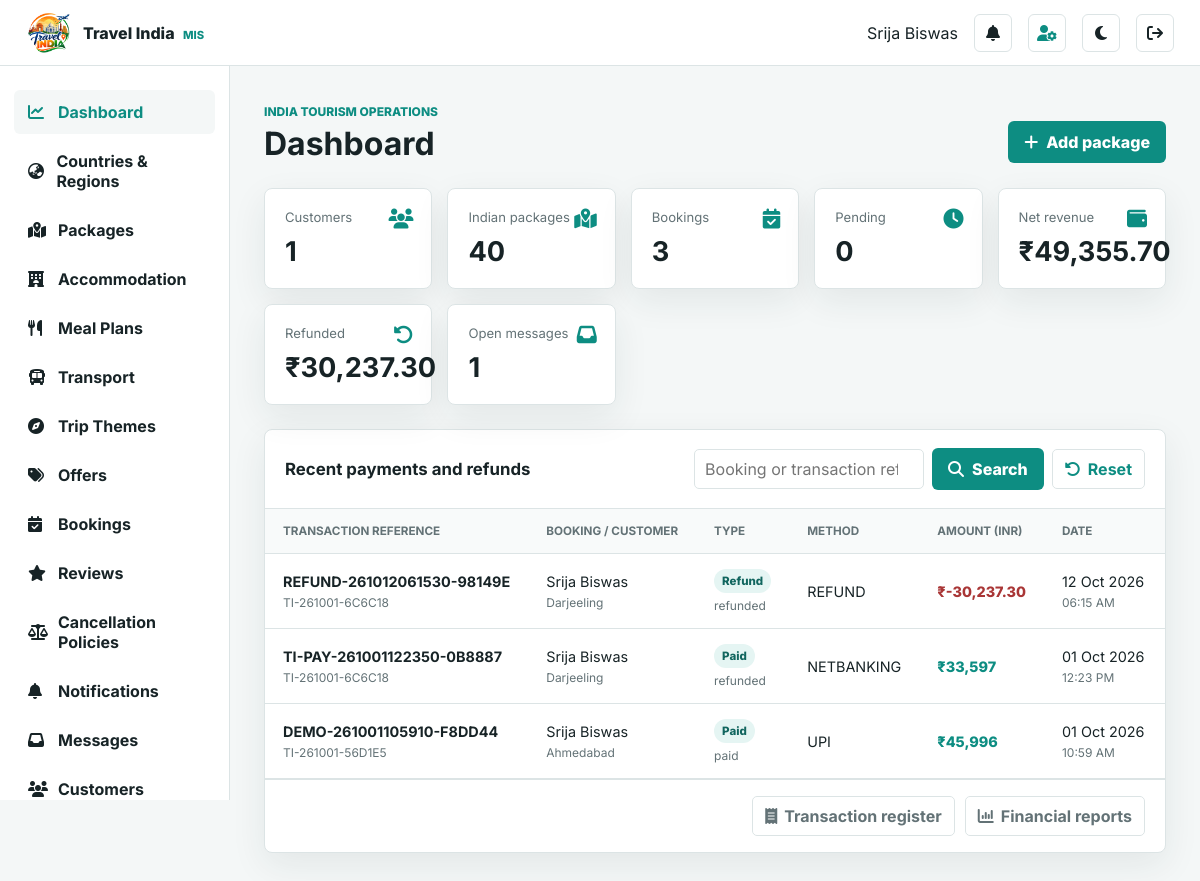
The page /admin/index.php (signed in) on the database its author committed.
### tables this page shows
CREATE TABLE `payments` (
  `id` int NOT NULL AUTO_INCREMENT,
  `booking_id` int NOT NULL,
  `amount` decimal(10,2) NOT NULL,
  `method` varchar(50) NOT NULL DEFAULT 'manual',
  `transaction_reference` varchar(100) DEFAULT NULL,
  `status` varchar(30) NOT NULL DEFAULT 'pending',
  `created_at` timestamp NOT NULL DEFAULT CURRENT_TIMESTAMP,
  PRIMARY KEY (`id`),
  KEY `booking_id` (`booking_id`)
);

CREATE TABLE `bookings` (
  `id` int NOT NULL AUTO_INCREMENT,
  `from_date` date NOT NULL,
  `to_date` date NOT NULL,
  `destination` varchar(255) NOT NULL,
  `hotel` varchar(255) NOT NULL,
  `people` int NOT NULL,
  `customer_name` varchar(500) NOT NULL,
  `created_at` timestamp NOT NULL DEFAULT CURRENT_TIMESTAMP,
  `booking_reference` varchar(24) DEFAULT NULL,
  `user_email` varchar(500) DEFAULT NULL,
  `package_id` int DEFAULT NULL,
  `hotel_id` int DEFAULT NULL,
  `status` varchar(30) NOT NULL DEFAULT 'pending',
  `total_amount` decimal(10,2) NOT NULL DEFAULT '0.00',
  `payment_status` varchar(30) NOT NULL DEFAULT 'unpaid',
  `customer_note` text,
  `trip_category` varchar(30) NOT NULL DEFAULT 'family',
  `admin_note` text,
  `updated_at` timestamp NOT NULL DEFAULT CURRENT_TIMESTAMP ON UPDATE CURRENT_TIMESTAMP,
  `package_unit_price` decimal(10,2) NOT NULL DEFAULT '0.00',
  `base_amount` decimal(10,2) NOT NULL DEFAULT '0.00',
  `offer_id` int DEFAULT NULL,
  `offer_name` varchar(160) DEFAULT NULL,
  `offer_code` varchar(50) DEFAULT NULL,
  `discount_type` varchar(20) DEFAULT NULL,
  `discount_value` decimal(10,2) NOT NULL DEFAULT '0.00',
  `discount_amount` decimal(10,2) NOT NULL DEFAULT '0.00',
  `hotel_surcharge_per_traveller` decimal(10,2) NOT NULL DEFAULT '0.00',
  `hotel_surcharge_total` decimal(10,2) NOT NULL DEFAULT '0.00',
  `meal_plan_id` int DEFAULT NULL,
  `meal_plan_name` varchar(80) NOT NULL DEFAULT 'Standard meals (included)',
  `meal_surcharge_per_traveller` decimal(10,2) NOT NULL DEFAULT '0.00',
  `meal_surcharge_total` decimal(10,2) NOT NULL DEFAULT '0.00',
  `trip_theme` varchar(30) NOT NULL DEFAULT 'leisure',
  `customer_hidden_at` timestamp NULL DEFAULT NULL,
  PRIMARY KEY (`id`),
  UNIQUE KEY `booking_reference_unique` (`booking_reference`)
);

### security.php (called while the page is built, shortened)
<?php
function e(mixed $value): string { return htmlspecialchars((string)$value, ENT_QUOTES, 'UTF-8'); }
function inr(mixed $amount): string
{
    $number = number_format((float)$amount, 2, '.', '');
    [$whole, $decimal] = explode('.', $number);
    $lastThree = substr($whole, -3);
    $rest = substr($whole, 0, -3);
    if ($rest !== '') $lastThree = preg_replace('/\B(?=(\d{2})+(?!\d))/', ',', $rest) . ',' . $lastThree;
    return '₹' . $lastThree . ($decimal === '00' ? '' : '.' . $decimal);
}

### admin/index.php (the view)
<?php
require_once '_bootstrap.php';require_admin_permission('dashboard.view');$db=admin_db();$metrics=[];
foreach(['customers'=>'SELECT COUNT(*) n FROM users','packages'=>"SELECT COUNT(*) n FROM packages WHERE status='published'",'bookings'=>'SELECT COUNT(*) n FROM bookings','pending'=>"SELECT COUNT(*) n FROM bookings WHERE status='pending'",'revenue'=>"SELECT COALESCE(SUM(amount),0) n FROM payments WHERE status IN ('paid','refunded')",'refunds'=>"SELECT COALESCE(SUM(-amount),0) n FROM payments WHERE status='refunded'",'messages'=>"SELECT COUNT(*) n FROM message WHERE status='open'"] as $key=>$sql)$metrics[$key]=$db->query($sql)->fetch_assoc()['n'];
$search=trim($_GET['q']??'');$where='';$params=[];if($search!==''){$where='WHERE b.booking_reference LIKE ? OR p.transaction_reference LIKE ? OR b.customer_name LIKE ?';$term='%'.$search.'%';$params=[$term,$term,$term];}$recent=$db->execute_query("SELECT p.id,p.transaction_reference,p.amount,p.method,p.status,p.created_at,b.id booking_id,b.booking_reference,b.customer_name,b.destination,b.payment_status FROM payments p JOIN bookings b ON b.id=p.booking_id $where ORDER BY p.created_at DESC,p.id DESC LIMIT 10",$params);$pageTitle='Dashboard';include '_header.php';?>
<div class="page-head"><div><span>India tourism operations</span><h1>Dashboard</h1></div><a class="primary-btn" href="packages.php?action=new"><i class="fa-solid fa-plus"></i>Add package</a></div><section class="metric-grid"><?php foreach([['fa-users','Customers',$metrics['customers']],['fa-map-location-dot','Indian packages',$metrics['packages']],['fa-calendar-check','Bookings',$metrics['bookings']],['fa-clock','Pending',$metrics['pending']],['fa-wallet','Net revenue',inr($metrics['revenue'])],['fa-rotate-left','Refunded',inr($metrics['refunds'])],['fa-inbox','Open messages',$metrics['messages']]] as $m):?><article class="metric"><i class="fa-solid <?php echo $m[0];?>"></i><span><?php echo $m[1];?></span><strong><?php echo $m[2];?></strong></article><?php endforeach;?></section><section class="panel"><div class="panel-head region-tools"><h2>Recent payments and refunds</h2><?php admin_directory_tools('index.php','Booking or transaction reference');?></div><div class="table-wrap"><table><thead><tr><th>Transaction reference</th><th>Booking / customer</th><th>Type</th><th>Method</th><th>Amount (INR)</th><th>Date</th><th>Details</th></tr></thead><tbody><?php if($recent->num_rows):while($p=$recent->fetch_assoc()):?><tr><td><strong><?php echo e($p['transaction_reference']?:'-');?></strong><small><?php echo e($p['booking_reference']);?></small></td><td><?php echo e($p['customer_name']);?><small><?php echo e($p['destination']);?></small></td><td><span class="pill"><?php echo e($p['status']==='refunded'?'Refund':ucfirst($p['status']));?></span><small><?php echo e(str_replace('_',' ',$p['payment_status']));?></small></td><td><?php echo e(strtoupper(str_replace(['practice_','demo_','admin_'],'',$p['method'])));?></td><td class="<?php echo (float)$p['amount']<0?'amount-negative':'amount-positive';?>"><?php echo inr($p['amount']);?></td><td><?php echo e(date('d M Y',strtotime($p['created_at'])));?><small><?php echo e(date('h:i A',strtotime($p['created_at'])));?></small></td><td><a class="icon-btn" href="booking-details.php?id=<?php echo (int)$p['booking_id'];?>" title="View full details"><i class="fa-solid fa-eye"></i></a></td></tr><?php endwhile;else:?><tr><td colspan="7">No matching transactions found.</td></tr><?php endif;?></tbody></table></div><div class="panel-footer-actions"><a class="reset-btn" href="transactions.php"><i class="fa-solid fa-receipt"></i> Transaction register</a><a class="reset-btn" href="reports.php"><i class="fa-solid fa-chart-column"></i> Financial reports</a></div></section><?php include '_footer.php';?>

### css/admin.css (style rules this page uses)
:root { --ink:#172326;--muted:#637276;--page:#f4f7f7;--surface:#fff;--line:#dce4e5;--brand:#0d8d82;--brand-dark:#087167;--accent:#f59b35;--danger:#a93636;--shadow:0 12px 35px rgba(20,45,49,.08) }
* { box-sizing:border-box }
body { margin:0;background:var(--page);color:var(--ink);font-family:Inter,"Segoe UI",sans-serif }
a { color:inherit;text-decoration:none }
.page-head { display:flex;align-items:flex-end;justify-content:space-between;gap:20px;margin-bottom:25px }
.page-head>div>span { color:var(--brand);font-size:.75rem;font-weight:800;text-transform:uppercase }
.page-head h1 { margin:4px 0 0;font-size:2rem }
.primary-btn,.admin-form button,.message-card button,.auth-panel button { display:inline-flex;align-items:center;justify-content:center;gap:8px;min-height:42px;padding:0 16px;border:0;border-radius:6px;background:var(--brand);color:#fff;font-weight:800;cursor:pointer }
.metric-grid { display:grid;grid-template-columns:repeat(5,minmax(0,1fr));gap:15px;margin-bottom:24px }
.metric { position:relative;padding:20px;border:1px solid var(--line);border-radius:8px;background:var(--surface);box-shadow:var(--shadow) }
.metric i { position:absolute;right:18px;color:var(--brand);font-size:1.25rem }
.metric span,.metric strong { display:block }
.metric span { color:var(--muted);font-size:.82rem }
.metric strong { margin-top:10px;font-size:1.7rem }
.panel,.message-card { margin-bottom:24px;border:1px solid var(--line);border-radius:8px;background:var(--surface);box-shadow:var(--shadow) }
.panel-head { display:flex;align-items:center;justify-content:space-between;padding:18px 20px;border-bottom:1px solid var(--line) }
.panel-head h2 { margin:0;font-size:1.05rem }
.table-wrap { overflow:auto }
table { width:100%;border-collapse:collapse }
th,td { padding:15px 18px;border-bottom:1px solid var(--line);text-align:left;vertical-align:middle;white-space:nowrap }
th { background:#f8fafa;color:var(--muted);font-size:.73rem;text-transform:uppercase }
td { font-size:.9rem }
td small { display:block;margin-top:5px;color:var(--muted) }
.pill { display:inline-block;padding:5px 8px;border-radius:999px;background:#e5f5f3;color:#12665f;font-size:.72rem;font-weight:800;text-transform:capitalize }
.region-tools { gap:20px }
.reset-btn { display:inline-flex;align-items:center;gap:7px;min-height:40px;padding:0 12px;border:1px solid var(--line);border-radius:5px;color:var(--muted);font-weight:700 }
:root { --admin-field-bg:var(--surface);--admin-sidebar-bg:var(--surface);--admin-sidebar-ink:var(--ink);--admin-sidebar-hover:var(--page);--admin-sidebar-active:var(--brand);--admin-soft-bg:#e5f5f3;--admin-soft-ink:#12665f;--admin-soft-border:#9ddbd4;--admin-danger-bg:#faeaea;--admin-danger-border:#e8b8b8 }
.pill,.admin-flash,.auth-password .password-toggle:hover,.country-item>i,.country-item>img { background:var(--admin-soft-bg);color:var(--admin-soft-ink) }
html { min-width:320px;background:var(--page) }
body { min-width:320px;overflow-x:hidden }
.admin-content>.panel,.admin-content>.report-grid,.admin-content>.message-grid,.admin-content>.booking-detail-grid { max-width:100% }
.table-wrap { width:100%;max-width:100%;overflow-x:auto;-webkit-overflow-scrolling:touch }
.table-wrap table { min-width:760px }
.panel-head:has(.directory-tools) { gap:16px;flex-wrap:wrap }
.panel-footer-actions,.report-actions,.chart-legend { display:flex;align-items:center;gap:10px;flex-wrap:wrap }
.panel-footer-actions { justify-content:flex-end;padding:16px 20px;border-top:1px solid var(--line) }
.amount-negative { color:var(--danger);font-weight:800 }
.amount-positive { color:var(--brand);font-weight:800 }

### rows shown on the page
payments: transaction_reference "REFUND-261012061530-98149E", booking.booking_reference "TI-261001-6C6C18", booking.customer_name "Srija Biswas", booking.destination "Darjeeling", status "Refund", booking.payment_status "refunded", method "REFUND", amount "₹-30,237.30", created_at "12 Oct 2026", created_at "06:15 AM"
payments: transaction_reference "TI-PAY-261001122350-0B8887", booking.booking_reference "TI-261001-6C6C18", booking.customer_name "Srija Biswas", booking.destination "Darjeeling", status "Paid", booking.payment_status "refunded", method "NETBANKING", amount "₹33,597", created_at "01 Oct 2026", created_at "12:23 PM"
payments: transaction_reference "DEMO-261001105910-F8DD44", booking.booking_reference "TI-261001-56D1E5", booking.customer_name "Srija Biswas", booking.destination "Ahmedabad", status "Paid", booking.payment_status "paid", method "UPI", amount "₹45,996", created_at "01 Oct 2026", created_at "10:59 AM"

### other values the page prints
$_SESSION['admin_name'] "Srija Biswas"
$item[1] "Dashboard"
$item[1] "Countries & Regions"
$item[1] "Packages"
$item[1] "Accommodation"
$item[1] "Meal Plans"
$item[1] "Transport"
$item[1] "Trip Themes"
$item[1] "Offers"
$item[1] "Bookings"
$item[1] "Reviews"
$item[1] "Cancellation Policies"
$item[1] "Notifications"
$item[1] "Messages"
$item[1] "Customers"
